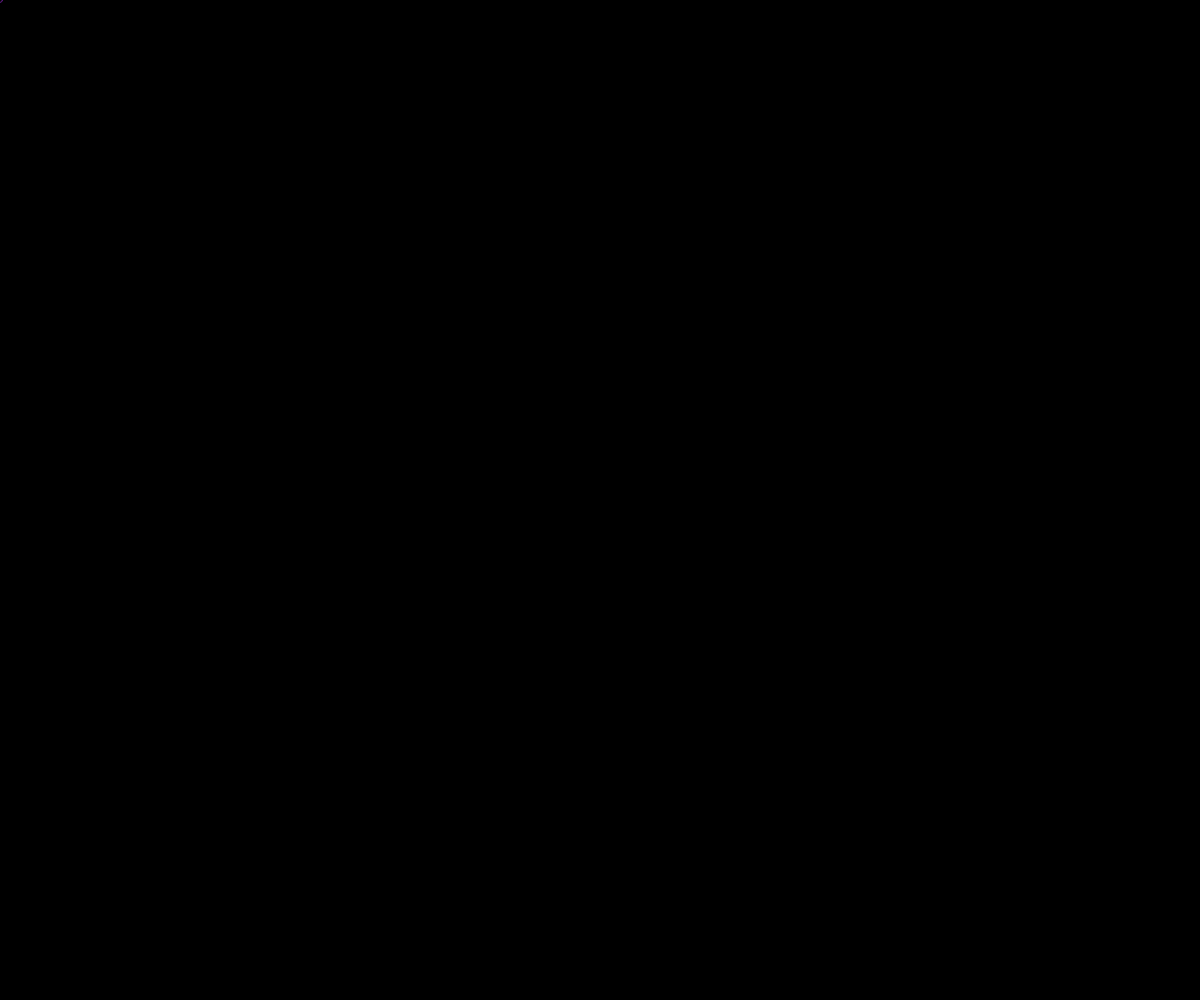
Frame 1 (no input)
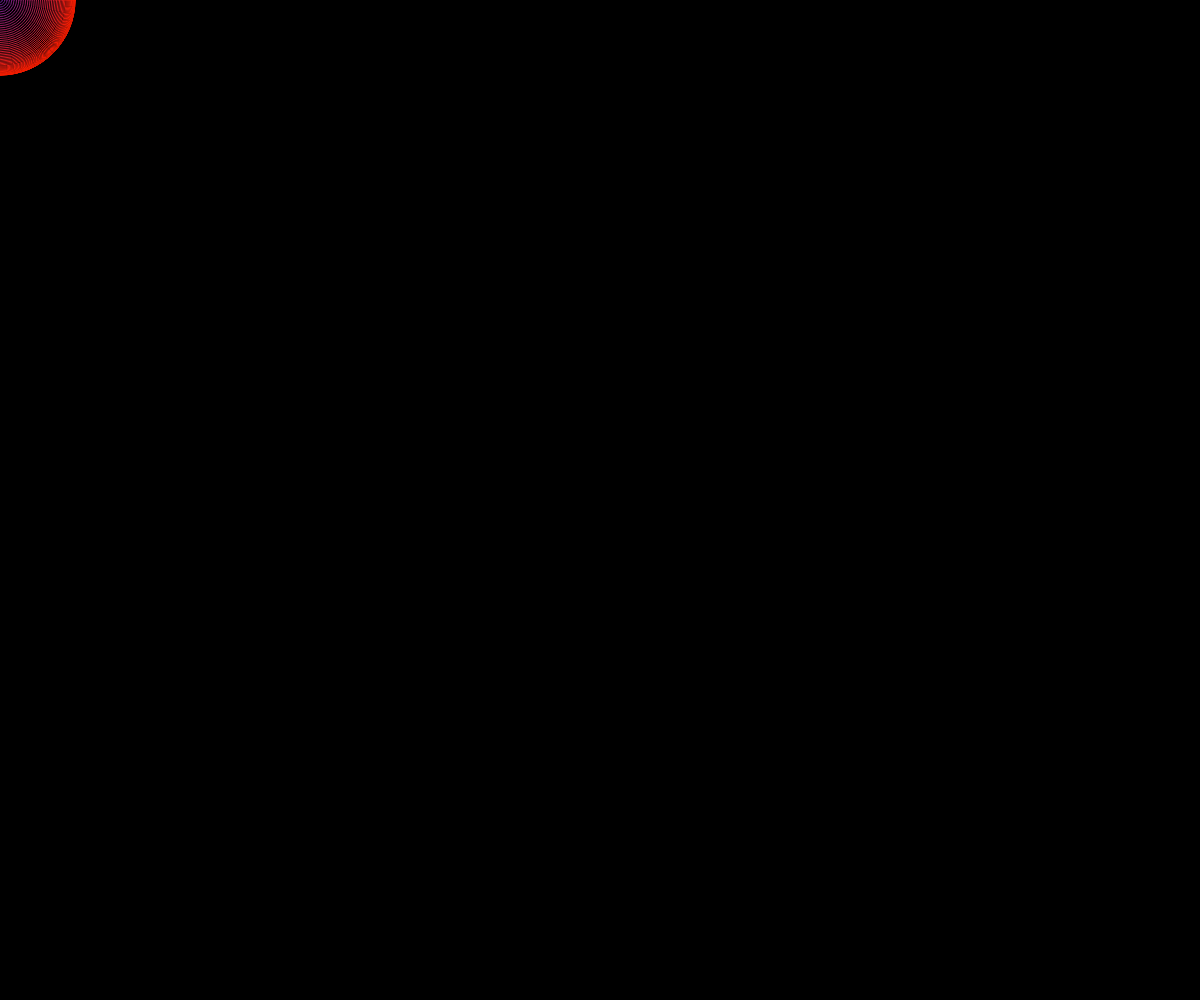
Frame 60 (no input)
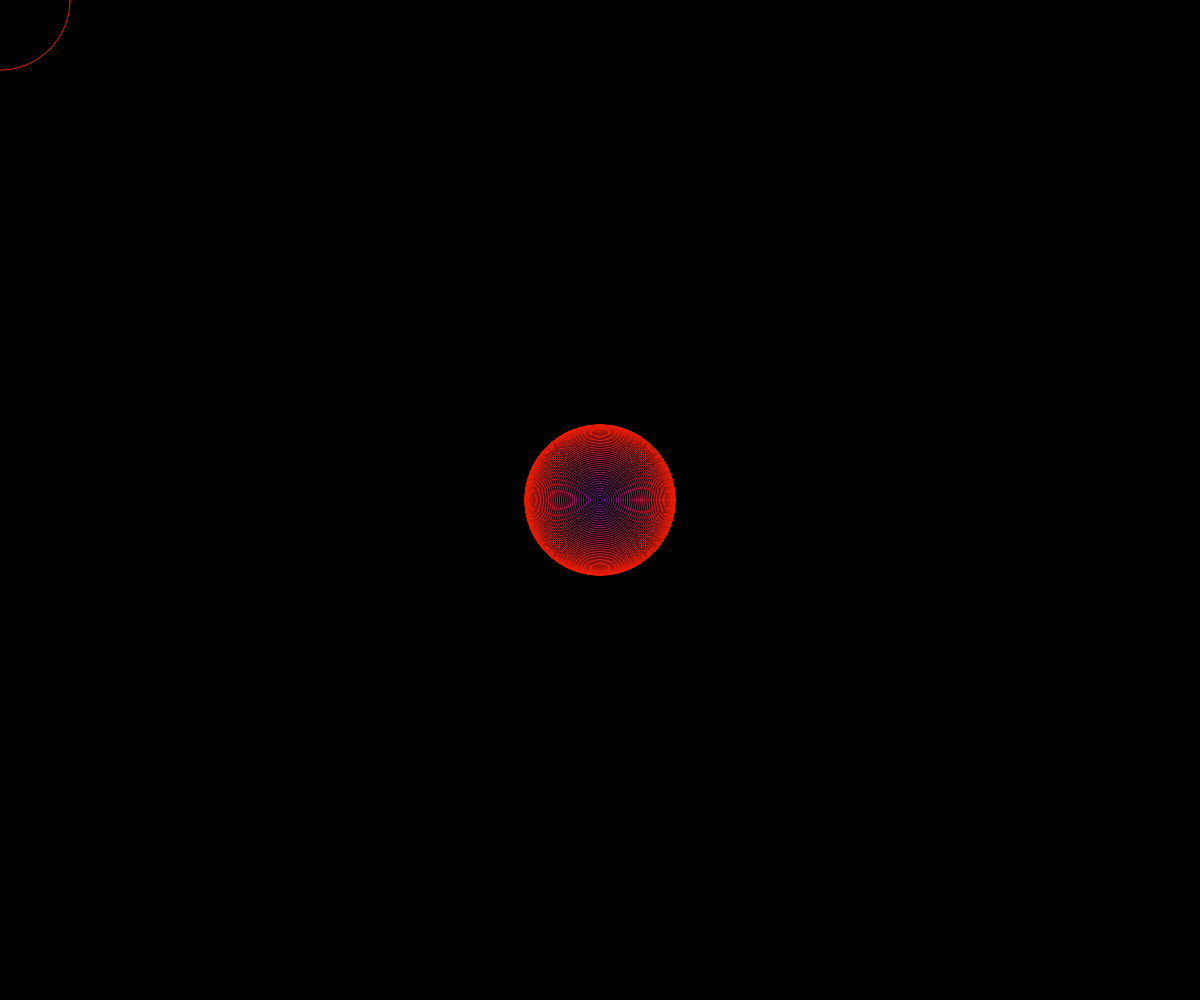
Frame 120 (the mouse pressed at the canvas centre since frame 60)

The p5.js sketch that drew these frames (run headless with seeded random() and noise() and a simulated clock; from frame 60 on, the mouse is pressed at the canvas centre):

// p5.js sketch
// ── sketch.js
let xLoc = [], yLoc = [], numSegments = 100;

function setup() {
  createCanvas(windowWidth, windowHeight);
  fill(0);
  cursor(CROSS);
}

function draw() {
  background(0);
  // frameRate(12);
  
  xLoc[numSegments-1] = mouseX;
  yLoc[numSegments-1] = mouseY;
  
  // xLoc[numSegments-1] = random(width);
  // yLoc[numSegments-1] = random(height);
  
  for(let i = 0; i<numSegments-1; i++){
    xLoc[i] = xLoc[i+1];
    yLoc[i] = yLoc[i+1];
    
    let diameter = sin(map(i,0,numSegments-1,0,PI))*150;
    
    stroke(diameter+100,30,150-diameter);
    ellipse(xLoc[i],yLoc[i], diameter)
  }
}
